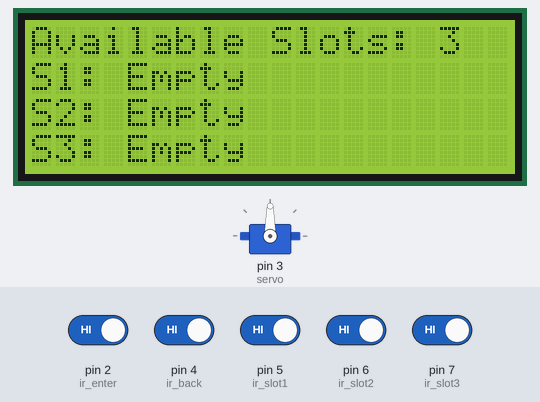
The sketch below on a simulated Arduino Uno, built with avr-gcc and run on an emulated ATmega328P. Shown: servo, 20×4 character LCD. The test bench sets the inputs (shaded band); at power-on: pin 2 (ir_enter), pin 4 (ir_back), pin 5 (ir_slot1), pin 6 (ir_slot2), pin 7 (ir_slot3) HIGH.

Above: at 1.2 s.
1.3 s: pin 5 (ir_slot1) driven LOW
At 2.3 s:
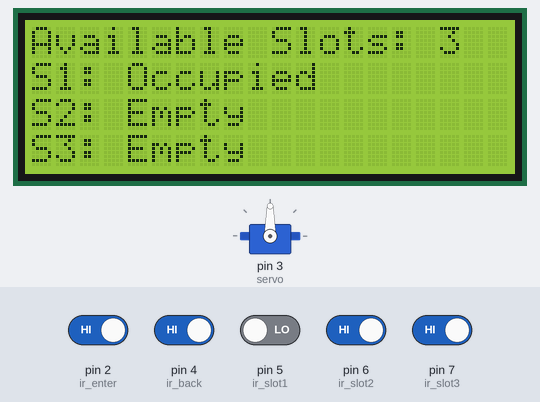
3.0 s: pin 6 (ir_slot2) driven LOW
At 4.5 s:
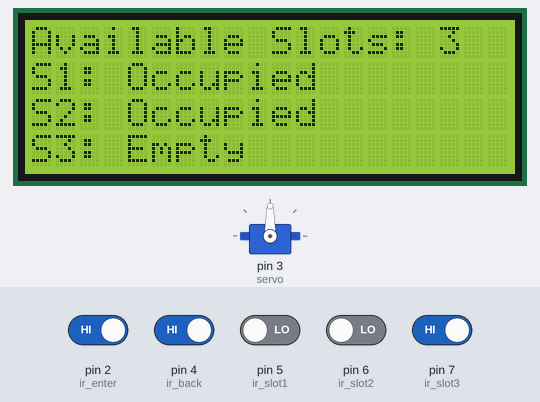
4.8 s: pin 7 (ir_slot3) driven LOW
At 5.8 s:
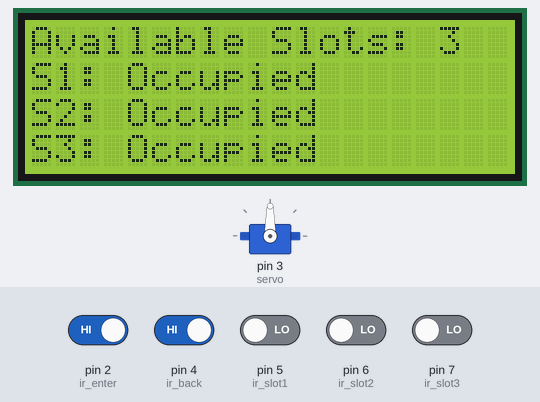
6.6 s: pin 2 (ir_enter) driven LOW
At 8.1 s:
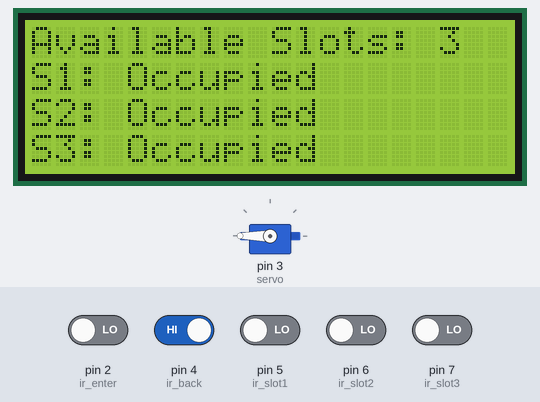
9.6 s: pin 5 (ir_slot1) driven HIGH
At 10.4 s:
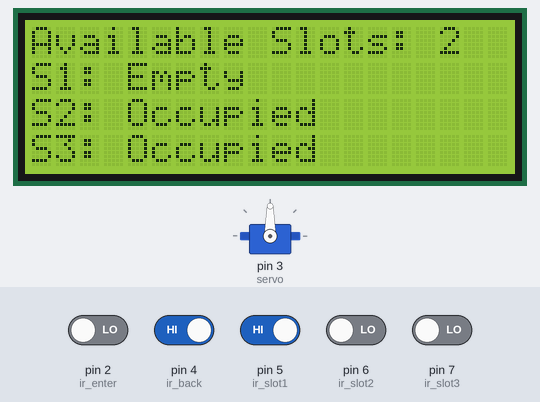
11.3 s: pin 6 (ir_slot2) driven HIGH
At 12.7 s:
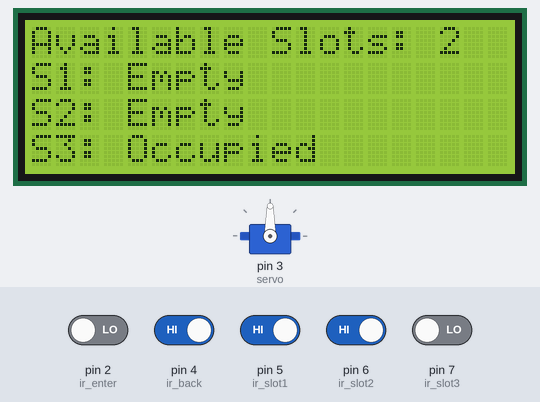
Timing chart, 0 to 14.1 s (numbered marks = the images above; inputs shaded):
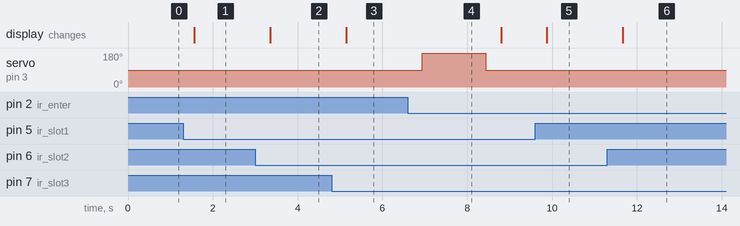

Measured:
- after the input at 1.3 s, the display: changes after 0.26 s (image 1)
- after the input at 3.0 s, the display: changes after 0.35 s (image 2)
- after the input at 4.8 s, the display: changes after 0.34 s (image 3)
- after the input at 6.6 s, servo on pin 3 (servo): 90° → 180° after 0.34 s, → 90° 1.5 s later
- after the input at 9.6 s, the display: changes after 0.27 s (image 5)
- after the input at 11.3 s, the display: changes after 0.37 s (image 6)

The sketch:

code.ino
```cpp
#include <Servo.h>
#include <Wire.h>
#include <LiquidCrystal_I2C.h>

// Initialize LCD at I2C address 0x27 with 20 columns and 4 rows
LiquidCrystal_I2C lcd(0x27, 20, 4);

Servo servo;

// IR sensor pins
#define ir_enter 2   // Sensor at the entrance
#define ir_back 4    // Sensor at the exit

#define ir_slot1 5   // Slot 1 sensor
#define ir_slot2 6   // Slot 2 sensor
#define ir_slot3 7   // Slot 3 sensor

// Variables to hold slot states (1 = occupied, 0 = empty)
int s1 = 0, s2 = 0, s3 = 0;

// Flags to prevent multiple counting when a car is detected once
int flag1 = 0, flag2 = 0;

// Total available slots (initially 3)
int slot = 3;

void setup()
{
    Serial.begin(9600);

    // Configure IR sensor pins as inputs
    pinMode(ir_enter, INPUT);
    pinMode(ir_back, INPUT);
    pinMode(ir_slot1, INPUT);
    pinMode(ir_slot2, INPUT);
    pinMode(ir_slot3, INPUT);

    // Attach servo to pin 3 and position it at 90° (neutral / closed)
    servo.attach(3);
    servo.write(90);

    // Initialize and light up the LCD
    lcd.init();
    lcd.backlight();

    // Read initial sensor status
    Read_Sensor();

    // Calculate available slots at startup
    slot = 3 - (s1 + s2 + s3);
}

void loop()
{
    Read_Sensor();

    // Update LCD with current parking status
    lcd.clear();
    lcd.setCursor(0, 0);
    lcd.print("Available Slots: ");
    lcd.print(slot);

    lcd.setCursor(0, 1);
    lcd.print("S1: ");
    lcd.print(s1 ? "Occupied " : "Empty    ");

    lcd.setCursor(0, 2);
    lcd.print("S2: ");
    lcd.print(s2 ? "Occupied " : "Empty    ");

    lcd.setCursor(0, 3);
    lcd.print("S3: ");
    lcd.print(s3 ? "Occupied " : "Empty    ");

    // ===== CAR ENTERING LOGIC =====
    if (digitalRead(ir_enter) == 0 && flag1 == 0) // Car detected at entrance
    {
        if (slot > 0) // Check if space is available
        {
            flag1 = 1;          // Set entry flag
            servo.write(180);   // Open gate
            slot--;             // One slot less available
            delay(1500);        // Wait for car to pass
            servo.write(90);    // Close gate
        }
        else // Parking is full
        {
            lcd.clear();
            lcd.setCursor(0, 0);
            lcd.print("Parking Full");
            delay(2000);
        }
    }

    // ===== CAR EXITING LOGIC =====
    if (digitalRead(ir_back) == 0 && flag2 == 0) // Car detected at exit
    {
        flag2 = 1;          // Set exit flag
        servo.write(0);     // Open gate for exit
        slot++;             // Free up one slot
        delay(1500);        // Wait for car to leave
        servo.write(90);    // Close gate
    }

    // ===== FLAG RESETTING =====
    // Reset entry/exit flags once sensors are clear
    if (digitalRead(ir_enter) == 1) flag1 = 0;
    if (digitalRead(ir_back) == 1) flag2 = 0;

    delay(300);
}

// Function to read all slot sensors
void Read_Sensor()
{
    // When IR beam is broken (value = 0), slot is occupied (1)
    s1 = (digitalRead(ir_slot1) == 0) ? 1 : 0;
    s2 = (digitalRead(ir_slot2) == 0) ? 1 : 0;
    s3 = (digitalRead(ir_slot3) == 0) ? 1 : 0;
}
```
